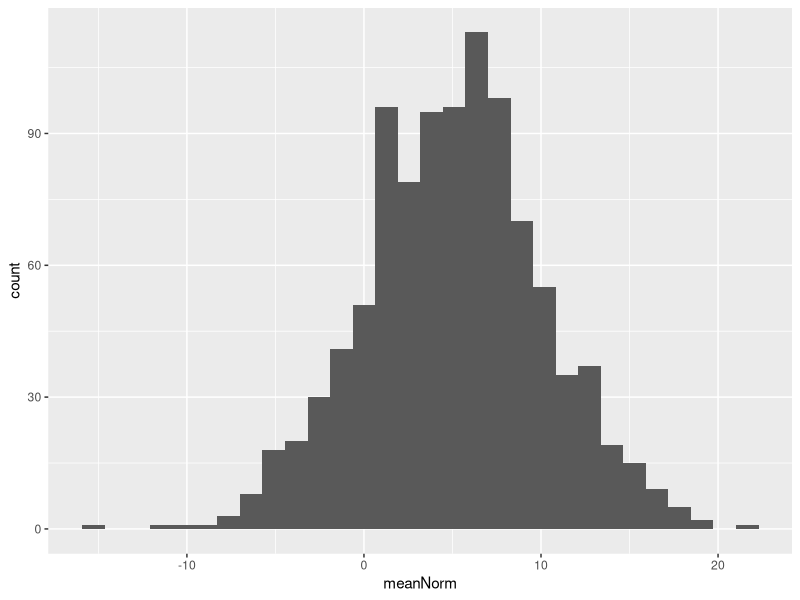
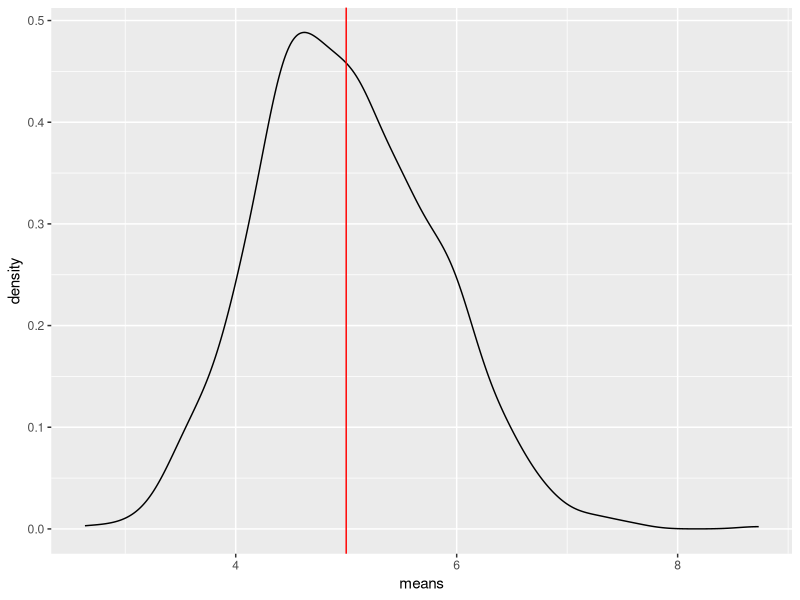
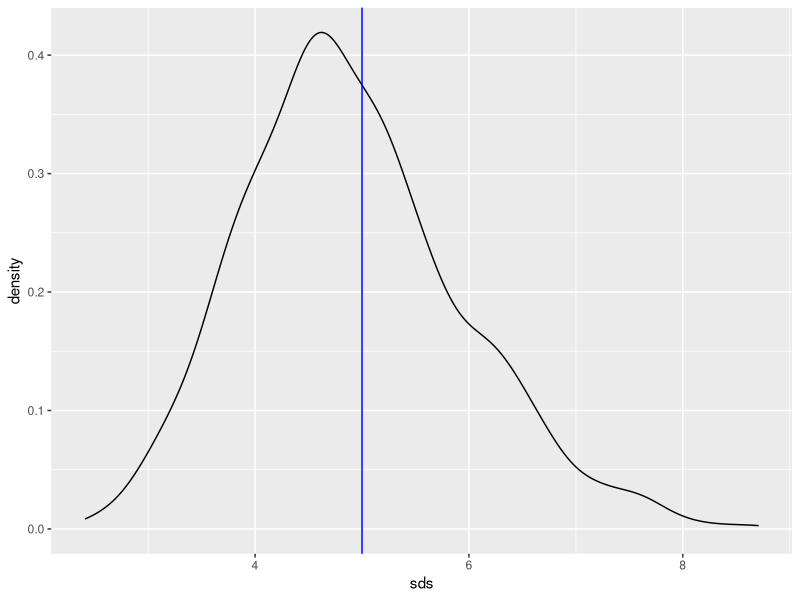
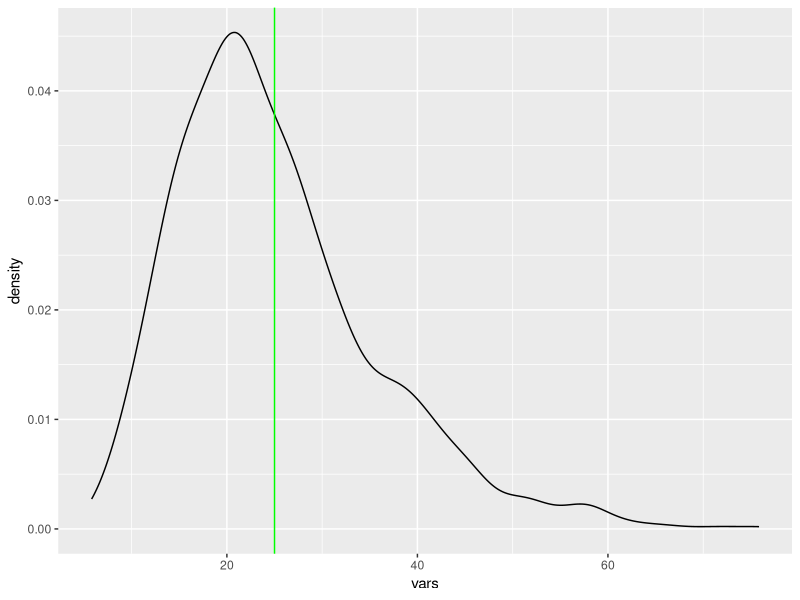
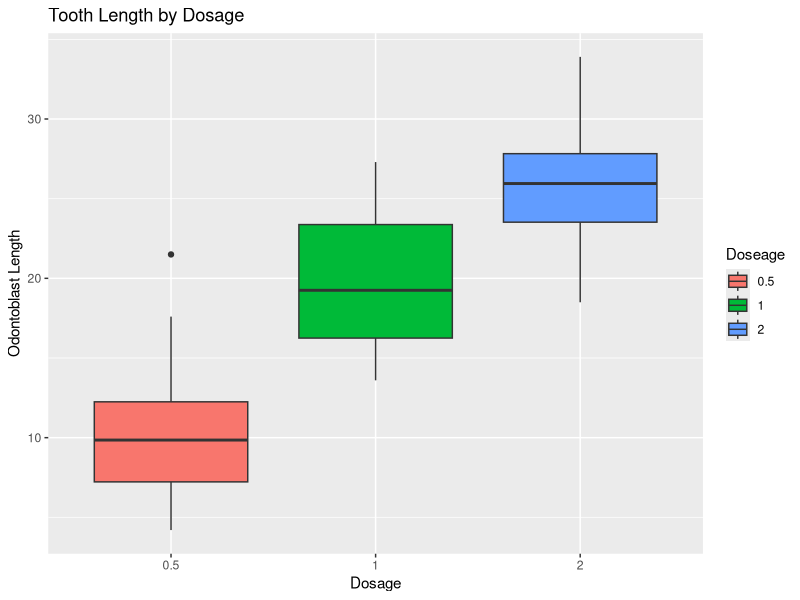
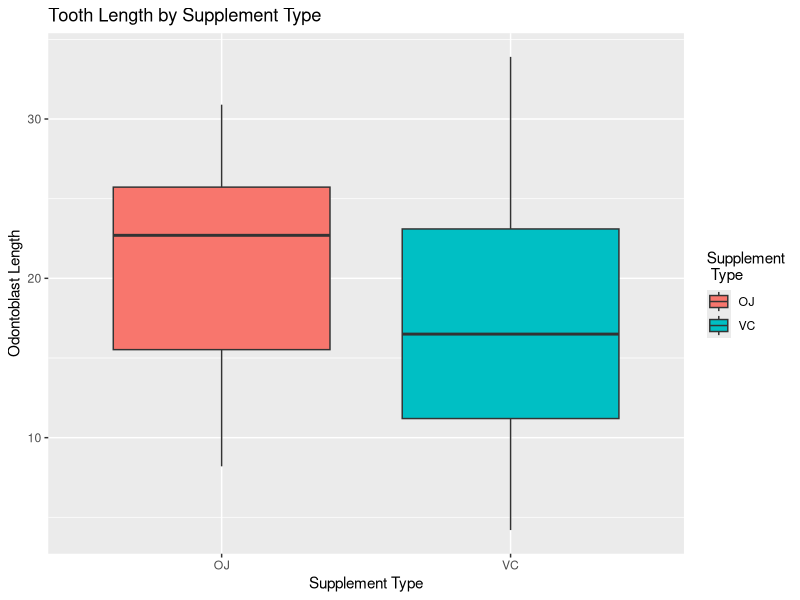
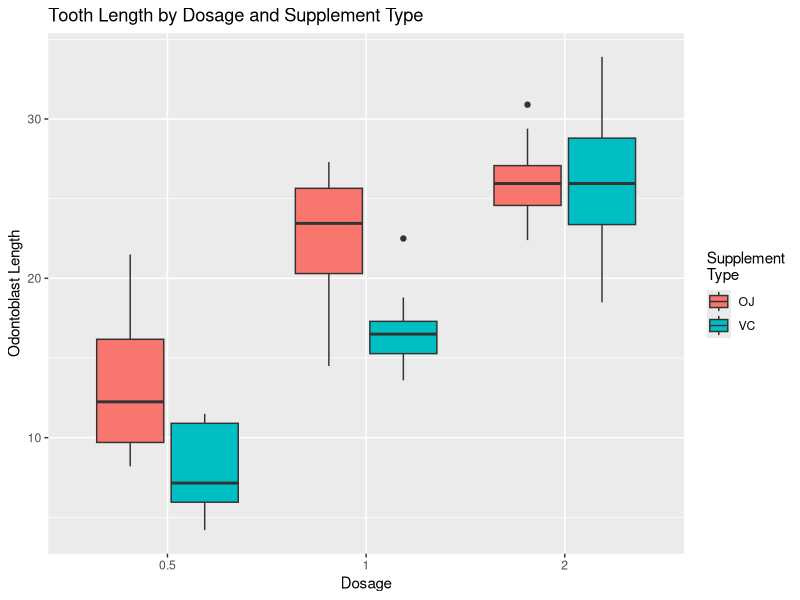

The R source for these figures, in order:
library(ggplot2)

N <- 40 # number of averages
lambda <- 0.2 # rate parameter
nSims <- 1000

set.seed(5730)
simData <- replicate(nSims, rexp(n = N, rate = lambda))

means <- apply(simData, MARGIN = 2, FUN = mean)
sds <- apply(simData, MARGIN = 2, FUN = sd)
vars <- apply(simData, MARGIN = 2, FUN = var)

truMean <- 1/lambda
truSD <- 1/lambda
truVar <- truSD^2


meanNorm <- rnorm(1000, mean = 5, sd = 5)


ggplot(data = as.data.frame(meanNorm)) +
    geom_histogram(aes(x=meanNorm))

meanDist <- ggplot(data = as.data.frame(means)) +
    geom_density(aes(x = means)) +
    geom_vline(xintercept = truMean, color = "red")
meanDist

sdDist <- ggplot(data = as.data.frame(sds)) +
    geom_density(aes(x = sds)) +
    geom_vline(xintercept = truSD, color = "blue")
sdDist

varDist <- ggplot(data = as.data.frame(vars)) +
    geom_density(aes(x = vars)) +
    geom_vline(xintercept = truVar, color = "green")
varDist




#### Tooth Growth

data("ToothGrowth")

str(ToothGrowth)

ggplot(ToothGrowth) +
    geom_boxplot(aes(x = as.factor(dose), y = len, fill = as.factor(dose))) +
    ggtitle( "Tooth Length by Dosage") +
    xlab("Dosage") +
    ylab("Odontoblast Length") +
    labs(fill = "Doseage")

ggplot(ToothGrowth) +
    geom_boxplot(aes(x = supp, y = len, fill = supp)) +
    ggtitle( "Tooth Length by Supplement Type") +
    xlab("Supplement Type") +
    ylab("Odontoblast Length") +
    labs(fill = "Supplement\n Type")

ggplot(ToothGrowth) +
    geom_boxplot(aes(x = as.factor(dose), y = len, fill = as.factor(supp))) +
    ggtitle( "Tooth Length by Dosage and Supplement Type") +
    xlab("Dosage") +
    ylab("Odontoblast Length") +
    labs(fill = "Supplement\nType")

suppByDose <- split(ToothGrowth, list(ToothGrowth$supp, as.factor(ToothGrowth$dose)))
sapply(suppByDose, function(x) mean(x[,1]))


byDose <- split(ToothGrowth, ToothGrowth$dose)
byDose
t.test(byDose[2][[1]][1], byDose[3][[1]][1],
       alternative = "two.sided", paired = FALSE, var.equal = TRUE)

bySupp <- split(ToothGrowth, ToothGrowth$supp)
bySupp

t.test(bySupp[1][[1]][1], byDose[1][[1]][1],
       alternative = "greater", paired = FALSE, var.equal = TRUE)
